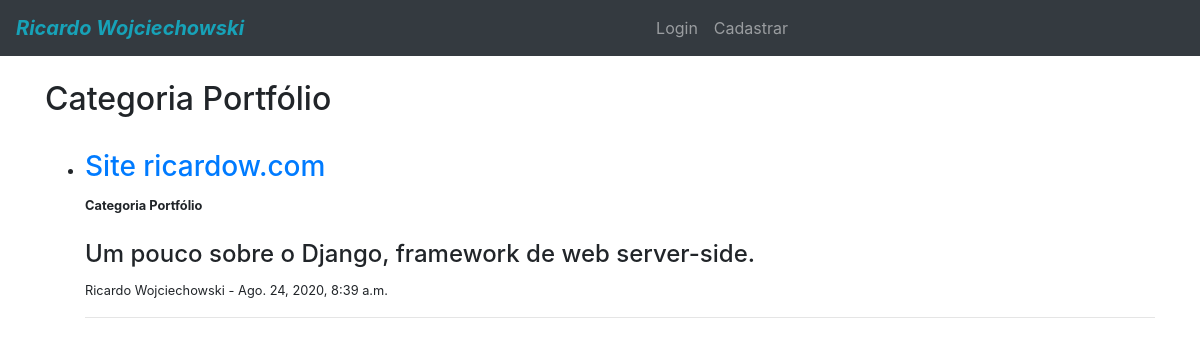
The page /categorias/Portfólio/ on the database its author committed.
### blog/models.py (models this page shows, shortened)
class Post(models.Model):
    title = models.CharField(max_length=255)
    header_image = models.ImageField(null=True,
                                     blank=True,
                                     upload_to="images/")
    author = models.ForeignKey(User, on_delete=models.CASCADE)
    body = RichTextField(blank=True, null=True)
    post_date = models.DateTimeField(auto_now_add=True)
    category = models.CharField(max_length=255, default='sem categoria')
    snippet = models.CharField(max_length=255, default='Resumo do post')
    likes = models.ManyToManyField(User, related_name='blog_posts')

### blog/views.py (the view)
# urls.py: path('categorias/<str:cats>/', category_view, name='category'),
def category_view(request, cats):
    category_posts = Post.objects.filter(category=cats)
    return render(request, 'categories.html', {
        'cats': cats.title(),
        'category_posts': category_posts
    })

### templates/categories.html
{% extends 'base.html' %}
{% block content %}
    {% if category_posts %}
        <h2>Categoria {{ cats }}</h2>
        <ul>
        {% for post in category_posts %}
            <br>
            <li>
                <h3><a href="{% url 'article-detail' post.pk %}">{{ post.title }}</a></h3>
                <small><b>Categoria {{ post.category }}</b></small>
                <br><br>
                <h4>{{ post.snippet | safe }}</h4>
                <p><small>{{ post.author.first_name }} {{ post.author.last_name }} - {{ post.post_date }}</small></p>
            </li>
            <hr>
        {% endfor %}
        </ul>
    {% else %}
        <h2>Nessa categoria não temos post!</h2>
    {% endif %}
{% endblock %}

### rows shown on the page
Post: category "Portfólio", title "Site ricardow.com", snippet "Um pouco sobre o Django, framework de web server-side.", author.first_name "Ricardo", author.last_name "Wojciechowski", post_date "Ago. 24, 2020, 8:39 a.m."
